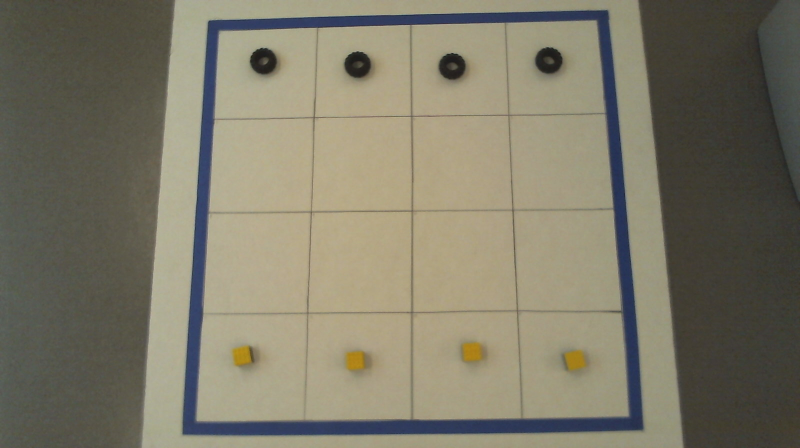
#> input picture Sprint #4 - Classification, Images, and Neural Networks/working with Robot Pics 2/images/Robot Pics 2/image_filename50.jpg, 1600 x 896 px (shown at 1/2 size); its folder holds only this picture in this run
$ python '2024-12-02 - Step 1b - Confirm Squares.py'
#> lines starting #> are read from the running program, lines starting #| are printed output that depends on the picture
### Sprint #4 - Classification, Images, and Neural Networks/working with Robot Pics 2/image_defs.py
#!/usr/bin/env python
# coding: utf-8

# In[1]:


def straighten_image(image,corners=None):
    import numpy as np
    import cv2


    if corners is None:
        corners=find_corners(image)

    top_left, top_right, bottom_right, bottom_left=corners
    # Define the width and height of the new "top-down" view
    width = int(max(
        np.linalg.norm(bottom_right - bottom_left),
        np.linalg.norm(top_right - top_left)
    ))
    height = int(max(
        np.linalg.norm(top_right - bottom_right),
        np.linalg.norm(top_left - bottom_left)
    ))

    # Define the destination points for the perspective transform
    destination_corners = np.array([
        [0, 0],
        [width - 1, 0],
        [width - 1, height - 1],
        [0, height - 1]
    ], dtype="float32")

    # Compute the perspective transform matrix
    matrix = cv2.getPerspectiveTransform(corners, destination_corners)


    # Apply the perspective transformation
    warped_image = cv2.warpPerspective(image, matrix, (width, height))

    return warped_image


# In[2]:


# [176 lines left out: functions get_board_squares_from_image, get_gray_and_threshold_image, find_corners, find_corners_old, not called in this run]

### Sprint #4 - Classification, Images, and Neural Networks/working with Robot Pics 2/2024-12-02 - Step 1b - Confirm Squares.py
#!/usr/bin/env python
# coding: utf-8

# In[1]:


get_ipython().run_line_magic('matplotlib', 'inline')
from pylab import *
from glob import glob
from image_defs import *
import os
from Game import Board


# In[2]:


board_picture_folder='images/Robot Pics 2/'
square_images_folder='images/Robot Pics 2 squares'
image_to_use_for_corners="images/Robot Pics 2/image_filename50.jpg"

from corners import *


# In[3]:


filename=image_to_use_for_corners


# In[4]:


image=imread(filename)
#> image is the input picture: shape (896, 1600, 3); mean R, G, B 126.2, 121.8, 104
im3=straighten_image(image,corners)
#> in straighten_image, `warped_image = cv2.warpPerspective(image, matrix, (width, height))`:
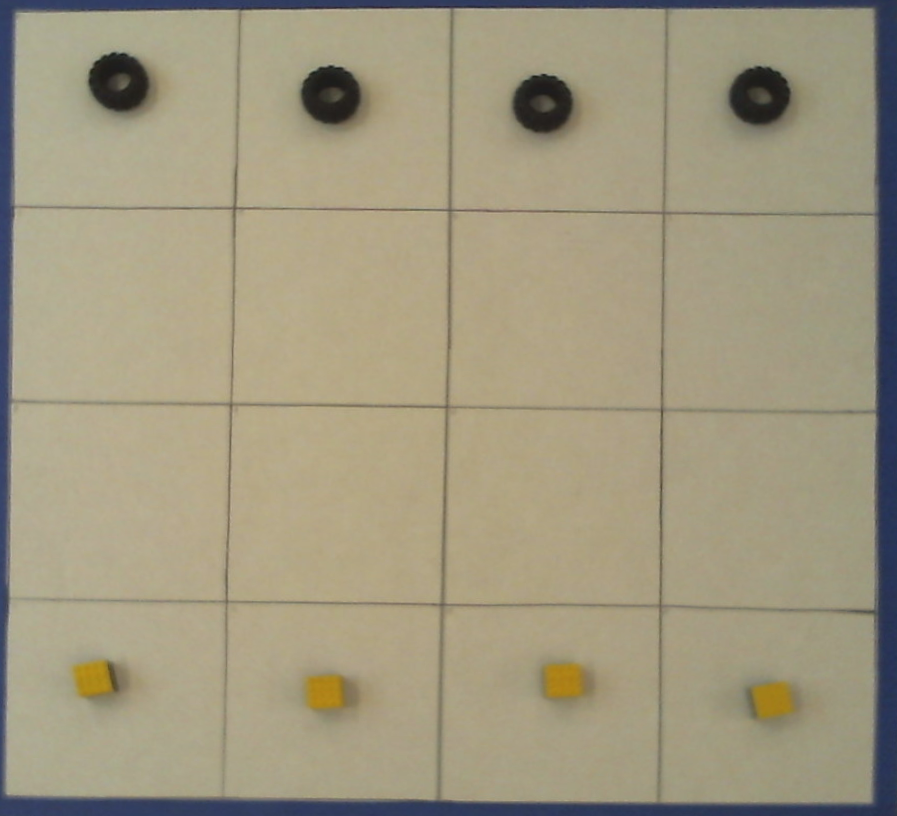
#> warped_image: shape (816, 897, 3); mean R, G, B 160.3, 152.3, 127.6

subplot(2,1,1)
imshow(image)

subplot(2,1,2)
imshow(im3)


# In[5]:


#> (the run stopped early here; a loop or call above may not have finished)
